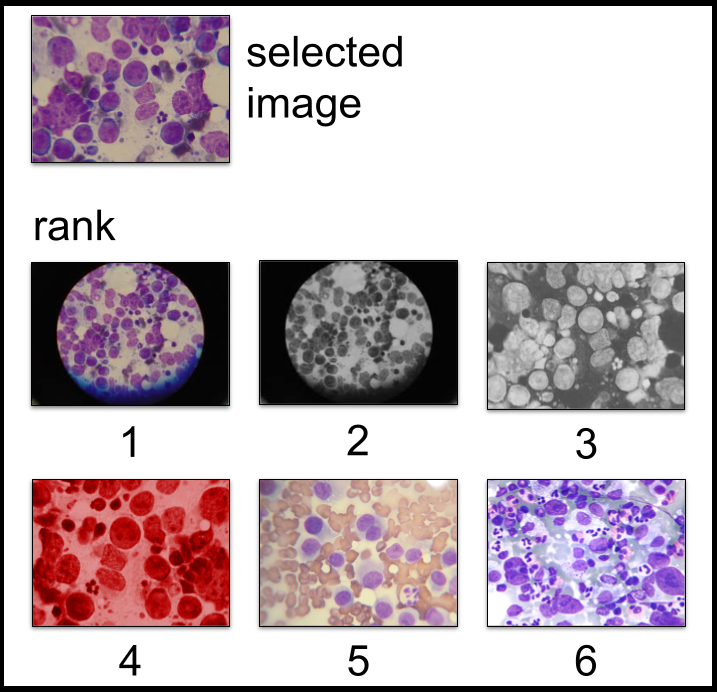
#> input picture ranking-example.png, 717 x 692 px
$ python -i image_descriptor.py   (imports and definitions only)
#> lines starting #> are read from the running program, lines starting #| are printed output that depends on the picture
"""
Implements a descriptor of image files.
"""

import cv2
import imutils
import numpy
import pytesseract

import provenance_lib.ip.pickler as pickler

CLAHE_APPLIER = cv2.createCLAHE(clipLimit=2.0, tileGridSize=(8, 8))


# Keeps doubling the size of the given <image> and respective <mask> up to the point of having
# more pixels than <min_image_size>.
# Returns the re-sized image and mask, and the number of times they were re-sized.
def _increase_image_if_necessary(image, mask=None, min_image_size=100000):
    resize_count = 0

    while image.shape[0] * image.shape[1] < min_image_size:
        image = cv2.resize(image, (0, 0), fx=2.0, fy=2.0)

        if mask is not None:
            mask = cv2.resize(mask, (0, 0), fx=2.0, fy=2.0)

        resize_count = resize_count + 1

    return image, mask, resize_count


# Masks out all the text within a given gray-scaled image <gs_image>.
# Returns an image mask whose white pixels represent the regions without text.
def _mask_text_out(gs_image):
    # original input image dimensions
    oh, ow = gs_image.shape

    # image size perturbation, useful to improve tesseract
    gs_image = cv2.resize(gs_image, None, fx=1.2, fy=1.2)

    # image rotated versions
    gs_images = [gs_image,
                 imutils.rotate_bound(gs_image, -90), imutils.rotate_bound(gs_image, -45),
                 imutils.rotate_bound(gs_image, +45), imutils.rotate_bound(gs_image, +90)]

    # for each rotated version, obtains the respective text mask
    masks = []
    for gs_image in gs_images:
        # rotated image dimensions
        h, w = gs_image.shape

        # current mask
        mask = numpy.ones((h, w), numpy.uint8) * 255

        tsr_data = pytesseract.image_to_data(gs_image).split('\n')[1:]  # 0th row is header
        for row in tsr_data:
            items = row.split()
            if len(items) == 12 and float(items[10]) > 75:  # 75 is the confidence (between 0 and 100)
                has_alpha = False
                for c in str(items[11]):
                    if c.isalnum():
                        has_alpha = True
                        break

                if has_alpha:
                    r0 = int(items[6])
                    c0 = int(items[7])
                    r1 = r0 + int(items[8])
                    c1 = c0 + int(items[9])

                    cv2.rectangle(mask, (r0, c0), (r1, c1), (0, 0, 0), -1)

        masks.append(mask)

    # properly de-rotates the obtained masks
    h, w = masks[0].shape

    masks[1] = imutils.rotate_bound(masks[1], +90)

    masks[2] = imutils.rotate_bound(masks[2], +45)
    h2 = int((masks[2].shape[0] - h) / 2)
    w2 = int((masks[2].shape[1] - w) / 2)
    masks[2] = masks[2][h2:h2 + h, w2:w2 + w]

    masks[3] = imutils.rotate_bound(masks[3], -45)
    h3 = int((masks[3].shape[0] - h) / 2)
    w3 = int((masks[3].shape[1] - w) / 2)
    masks[3] = masks[3][h3:h3 + h, w3:w3 + w]

    masks[4] = imutils.rotate_bound(masks[4], -90)

    # combines the obtained masks
    mask = numpy.ones((h, w), numpy.uint8) * 255
    for i in range(5):
        if numpy.max(masks[i]) > 0:
            mask = cv2.bitwise_and(mask, mask, mask=masks[i])

    # returns the computed mask
    mask = cv2.resize(mask, (ow, oh))
    return mask


# Detects SIFT keypoints over the given <image> and describes them with RootSIFT.
# It extracts up to <kp_count> samples, obeying the eventually given image <mask>.
# Give <mask_text> as True if you want any overlay text on the image to be ignored during keypoint detection.
# Give <mask_background> as True if want to ignore an eventual white background during keypoint detection.
# Returns the obtained keypoints with their respective descriptions, as well as the resulting keypoint detection mask.
def sift_detect_rsift_describe(image, kp_count=2000, mask=None, mask_text=True, mask_background=True, eps=1e-7):
    image, mask, resize_count = _increase_image_if_necessary(image, mask)
    image = cv2.cvtColor(image, cv2.COLOR_BGR2GRAY)

    # masks text out, if it is the case
    if mask_text:
        text_mask = _mask_text_out(image)
        if mask is None:
            mask = text_mask
        else:
            mask = cv2.bitwise_and(text_mask, text_mask, mask=mask)

    # masks white background out
    if mask_background:
        _, bg_mask = cv2.threshold(image, 254, 255, cv2.THRESH_BINARY_INV)
        if mask is None:
            mask = bg_mask
        else:
            mask = cv2.bitwise_and(bg_mask, bg_mask, mask=mask)

    # applies CLAHE histogram equalization over the given image
    image = CLAHE_APPLIER.apply(image)

    # SIFT detector and descriptor
    sift_detector = cv2.xfeatures2d.SIFT_create(nfeatures=kp_count, contrastThreshold=0.0, sigma=3.2)

    # detects SIFT keypoints over the given image
    keypoints = sift_detector.detect(image, mask=mask)

    # if no keypoints were detected, returns empty keypoints and descriptions
    if len(keypoints) == 0:
        return [], [], None

    # else...
    # sorts the obtained keypoints according to their response, and keeps only the top-<kp_count> ones
    keypoints = sorted(keypoints, key=lambda k: k.response, reverse=True)
    del keypoints[kp_count:]

    # describes the remaining keypoints
    keypoints, descriptions = sift_detector.compute(image, keypoints)
    descriptions = descriptions / (descriptions.sum(axis=1, keepdims=True) + eps)
    descriptions = numpy.sqrt(descriptions)

    # re-adjusts the obtained keypoints according to the change of image size
    if resize_count > 0:
        for kp in keypoints:
            kp.pt = (kp.pt[0] / (2.0 ** resize_count), kp.pt[1] / (2.0 ** resize_count))
            kp.size = kp.size / (2.0 ** resize_count)

        if mask is not None:
            for i in range(0, resize_count):
                mask = cv2.resize(mask, (0, 0), fx=0.5, fy=0.5)

    # returns the obtained keypoints and their respective descriptions
    return keypoints, descriptions, mask


# TODO add description.
def describe(image, kp_count=2000):
    # describes the regular content of the given image
    regl_keypoints, regl_descriptions, mask = sift_detect_rsift_describe(image, kp_count=kp_count)

    # describes the flipped content of the given image
    flip_keypoints, flip_descriptions, _ = sift_detect_rsift_describe(cv2.flip(image, 1), kp_count=kp_count,
                                                                      mask=cv2.flip(mask, 1), mask_text=False,
                                                                      mask_background=False)

    # returns the obtained data
    return pickler.pickle_keypoints([[regl_keypoints, flip_keypoints]]), (regl_descriptions, flip_descriptions)

>>> import cv2
>>> picture = cv2.imread('../../ranking-example.png')
#> picture is the input picture: shape (692, 717, 3); mean B, G, R 188.4, 181.7, 195.8
>>> result = sift_detect_rsift_describe(picture)
#> after the loop in _increase_image_if_necessary, `while image.shape[0] * image.shape[1] < min_image_size:`: resize_count = 0
#> in sift_detect_rsift_describe, `image = cv2.cvtColor(image, cv2.COLOR_BGR2GRAY)`:
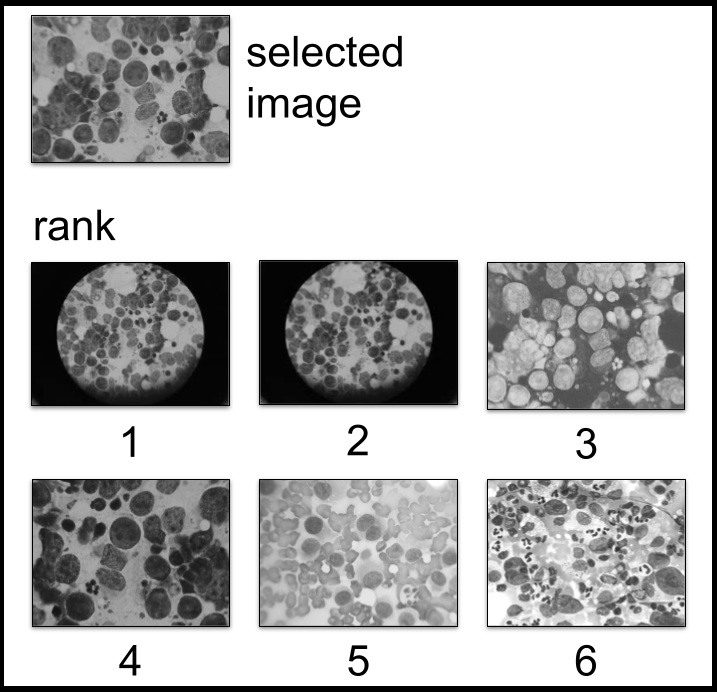
#> image: shape (692, 717); min 0, max 255, mean 186.7
#> in _mask_text_out, `gs_image = cv2.resize(gs_image, None, fx=1.2, fy=1.2)`:
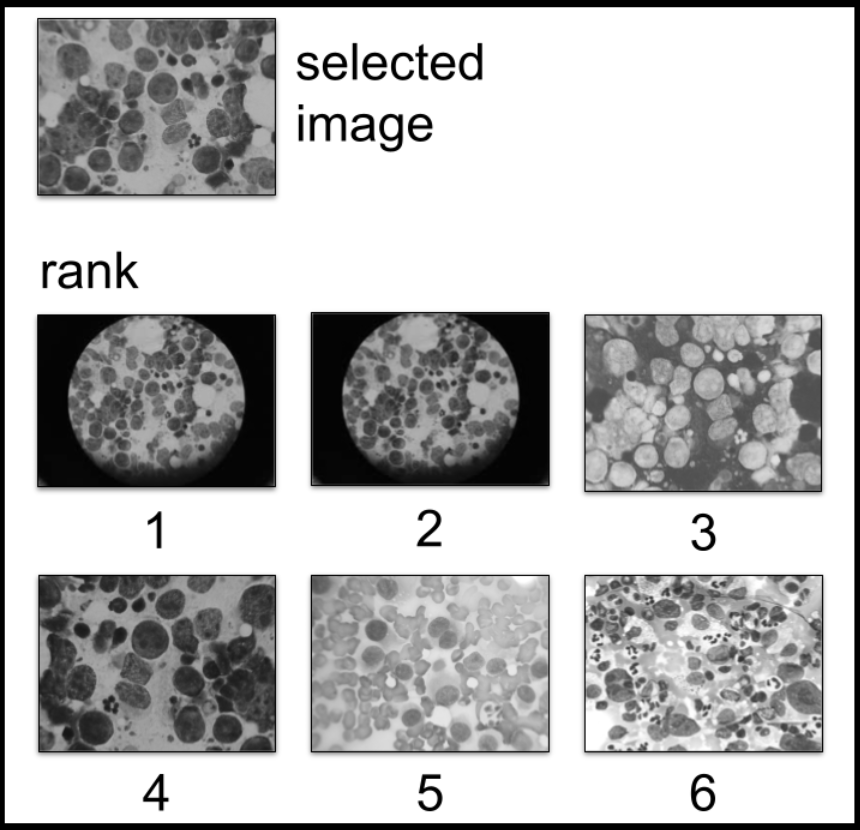
#> gs_image: shape (830, 860); min 0, max 255, mean 186.8
#> the loop in _mask_text_out, `for gs_image in gs_images:` made 1 pass
#> (h, w) on pass 1: (830, 860)
#> after the loop in _mask_text_out, `for gs_image in gs_images:`: mask: shape (830, 860); every value is 255
#> after the loop in _mask_text_out, `for gs_image in gs_images:`: masks = []
#> (the run stopped early here; a loop or call above may not have finished)

$ run again, on sample.png
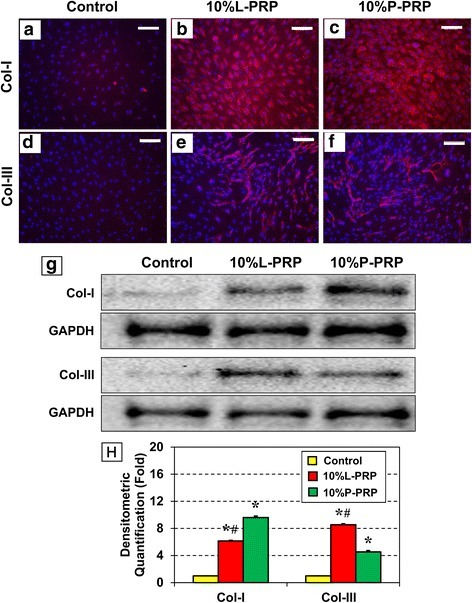
#> input picture sample.png, 472 x 603 px
#> picture is the input picture: shape (603, 472, 3); mean B, G, R 158.6, 143.7, 162.6
#> after the loop in _increase_image_if_necessary, `while image.shape[0] * image.shape[1] < min_image_size:`: resize_count = 0
#> in sift_detect_rsift_describe, `image = cv2.cvtColor(image, cv2.COLOR_BGR2GRAY)`:
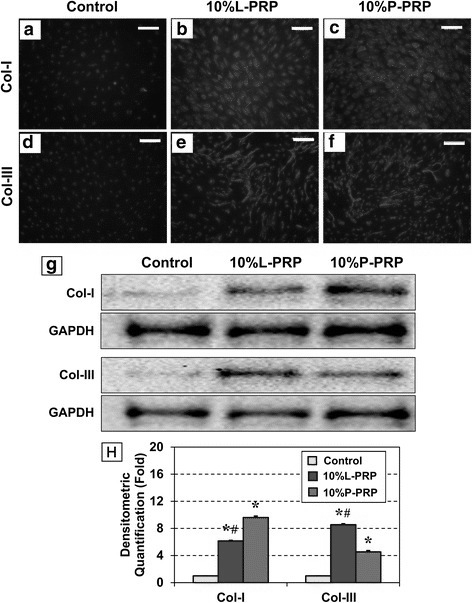
#> image: shape (603, 472); min 0, max 255, mean 151.1
#> in _mask_text_out, `gs_image = cv2.resize(gs_image, None, fx=1.2, fy=1.2)`:
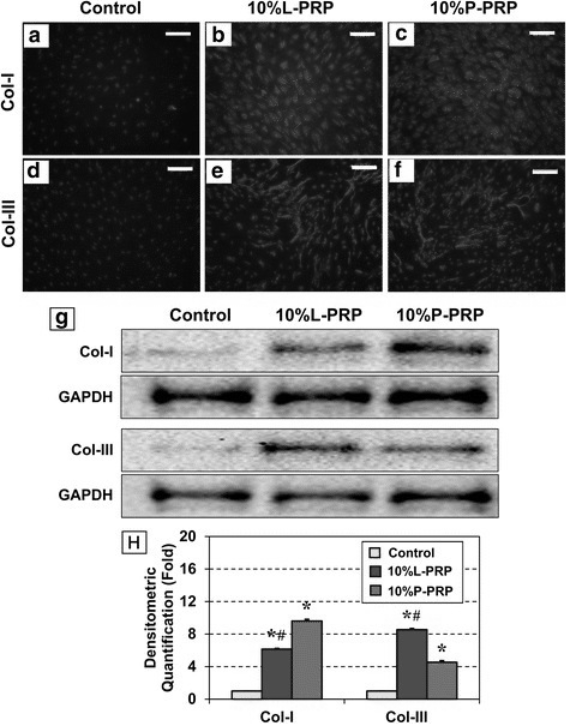
#> gs_image: shape (724, 566); min 0, max 255, mean 151
#> the loop in _mask_text_out, `for gs_image in gs_images:` made 1 pass
#> (h, w) on pass 1: (724, 566)
#> after the loop in _mask_text_out, `for gs_image in gs_images:`: masks = []
